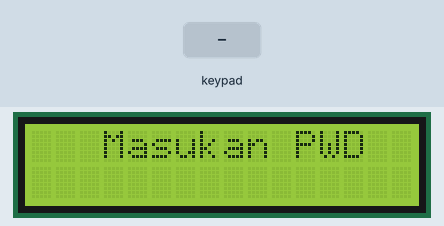
Recording of a sketch running on a simulated Arduino Uno, built with avr-gcc and run on an emulated ATmega328P. Parts: 16×2 character LCD. The test bench sets the inputs (shaded band).

Above: at 1.2 s.
1.3 s: key '*' pressed
At 2.5 s:
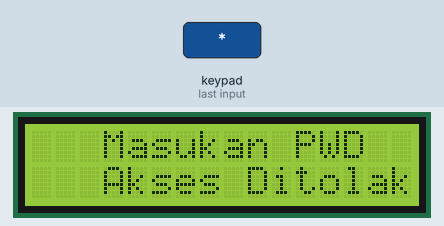
2.8 s: key '4' pressed
At 4.0 s:
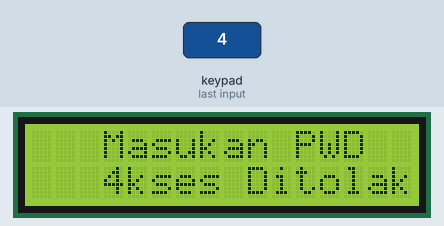
4.3 s: key '#' pressed
At 4.9 s:
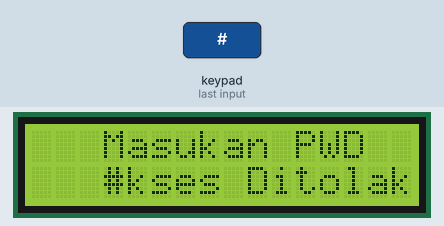
5.8 s: key '*' pressed
At 5.81 s:
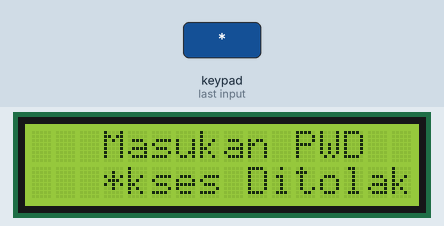
Timing chart, 0 to 8.3 s (numbered marks = the images above; inputs shaded):
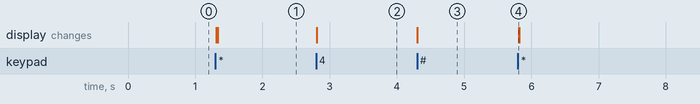

The sketch:

lcd_keypad_FIX.ino
```cpp
#include <Password.h>
#include <Keypad.h>
Password password = Password( "45" ); //Ubah password
#include <LiquidCrystal_I2C.h>
#include <Wire.h>
const byte baris = 3; //Baris
const byte kolom = 3; //Kolom

char keys[baris][kolom] = {
//{'1','2','3'},
{'4','5','6'},
{'7','8','9'},
{'*','0','#'}
};


byte barisPin[baris] = {2,3,4};
byte kolomPin[kolom]= {8,9,10};

// Buat objek keypad
Keypad keypad = Keypad( makeKeymap(keys), barisPin, kolomPin, baris, kolom );
LiquidCrystal_I2C lcd(0x27, 16, 2);


void setup() {
  // put your setup code here, to run once:
  lcd.backlight();
  lcd.init();
  keypad.addEventListener(keypadEvent);
}

void loop() {
  char key =keypad.getKey();
  //myservo.write(0);

  lcd.setCursor(3,0);
  lcd.print("Masukan PWD");
}

  void keypadEvent(KeypadEvent key){

  switch (keypad.getState()){
  case PRESSED:

  lcd.setCursor(3,1);
  lcd.print(key);
  delay(10);

  //Serial.write(254);

  switch (key){
    case '*': Login(); delay(1); break;

    case '#': password.reset(); delay(1); break;

     default: password.append(key); delay(1);
    }
  }
}

void Login(){
if (password.evaluate()){
    lcd.setCursor(3,1);
     lcd.print("Akses Diterima!");
 //   Serial.write(254);
   // myservo.write(180);
    //digitalWrite(LEDhijau, HIGH);
    //delay(5000);
    //myservo.write(10);
    //digitalWrite(LEDhijau, LOW);
    //delay(500);
}

else{
    lcd.setCursor(3,1);
    lcd.print("Akses Ditolak!");
    //Serial.write(254);
    //delay(10);
    //myservo.write(0);
    //digitalWrite(LEDmerah, HIGH);
    //delay(500);
    //digitalWrite(LEDmerah, LOW);
  }
}
```

Measured:
- after the input at 1.3 s, the display: first changes at once (image 1 shows a later state)
- after the input at 2.8 s, the display: changes at once (image 2)
- after the input at 4.3 s, the display: changes at once (image 3)
- after the input at 5.8 s, the display: changes at once (image 4)
